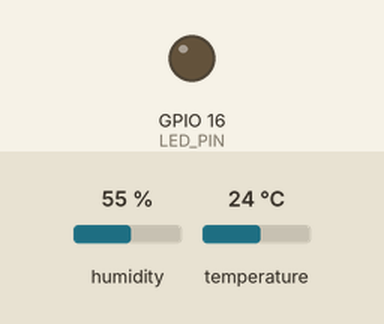
This sketch was run on a simulated ESP32. Shown: output pins drawn as LEDs (lit = HIGH). The inputs (shaded band) are chosen by the test bench; at power-on: humidity 55 %, temperature 24 °C. WiFi joins after 1.5 s; servers stay silent unless stated; uploads are accepted with an empty reply; what the sketch prints to the serial monitor is not drawn. At 2.7 s the program puts the board to deep sleep or switches it off; the recording ends there.

Above: at 0.1 s.
At 1.6 s:
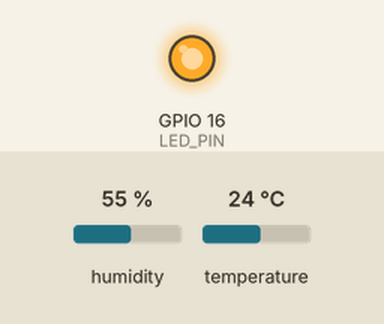
Timing chart, 0 to 2.7 s (numbered marks = the images above):
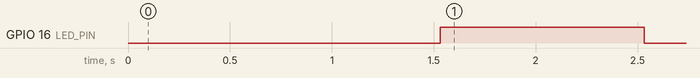

Measured:
- by itself, GPIO 16 (LED_PIN): LOW → HIGH at 1.5 s, → LOW 1.0 s later

The sketch:

KendiAralarindaHaberlesenESP1.ino
```cpp
#include <WiFi.h>
#include <HTTPClient.h>      // ESP-2'ye HTTP ile veri göndermek için
#include <DHT.h>             // DHT11 sensörü için
#include <driver/rtc_io.h>   // Derin uyku için GPIO ayarları
#include <esp_sleep.h>       // esp_sleep_enable_timer_wakeup için gereklidir

// --- Wi-Fi Bilgileri (ESP-2'nin Access Point bilgileri) ---
// Bu bilgiler ESP-2 kodundaki ap_ssid ve ap_password ile BİREBİR AYNI OLMALIDIR!
const char* ssid = "MyESP32Server";       // ESP-2'nin Wi-Fi adı
const char* password = "mypassword";      // ESP-2'nin Wi-Fi şifresi (en az 8 karakter)
// BURADA DİKKAT: serverIP ve serverPort GLOBAL KAPSAMDA OLMALI!
const char* serverIP = "192.168.4.1";     // ESP-2'nin SoftAP IP adresi (GENELLİKLE BU OLUR, ESP-2 Seri Monitörden kontrol edin)
const int serverPort = 80;                // ESP-2'nin dinlediği port (HTTP için standart)

// --- DHT11 Sensör Ayarları ---
#define DHTPIN 15         // DHT11 Data pini bağlı olduğu GPIO
#define DHTTYPE DHT11     // DHT11 sensör tipi
DHT dht(DHTPIN, DHTTYPE);

// --- LED Ayarları ---
#define LED_PIN 16        // Veri okunduğunda yanacak LED'in bağlı olduğu GPIO (GPIO 16 kullanıldı)

// --- Derin Uyku Ayarları ---
#define uS_TO_S_FACTOR 1000000  // Mikrosaniyeyi saniyeye çevirme faktörü
#define TIME_TO_SLEEP 5       // ESP'nin uyuyacağı süre (saniye)

RTC_DATA_ATTR int bootCount = 0; // Uyku modundan kaç kez uyandığımızı saymak için

// --- Fonksiyon Tanımlamaları ---
void sendDataToESP2(float humidity, float temperature);
void enterDeepSleep();

void setup() {
  Serial.begin(115200);
  Serial.println();

  // Uyku modundan uyanma sebebini kontrol et (debug için)
  esp_sleep_wakeup_cause_t wakeup_reason;
  wakeup_reason = esp_sleep_get_wakeup_cause();
  Serial.print("Uyanma Sebebi: ");
  switch(wakeup_reason) {
    case ESP_SLEEP_WAKEUP_EXT0: Serial.println("Harici pin (EXT0)"); break;
    case ESP_SLEEP_WAKEUP_EXT1: Serial.println("Harici pin (EXT1)"); break;
    case ESP_SLEEP_WAKEUP_TIMER: Serial.println("Zamanlayıcı"); break;
    case ESP_SLEEP_WAKEUP_TOUCHPAD: Serial.println("Dokunmatik yüzey"); break;
    case ESP_SLEEP_WAKEUP_ULP: Serial.println("ULP"); break;
    default: Serial.println("Güç sıfırlama veya diğer nedenler"); break;
  }

  ++bootCount;
  Serial.printf("Başlangıç sayısı: %d\n", bootCount);

  pinMode(LED_PIN, OUTPUT);     // LED pinini çıkış olarak ayarla
  digitalWrite(LED_PIN, LOW);   // Başlangıçta LED'i kapat

  dht.begin(); // DHT sensörünü başlat

  Serial.print("ESP-2'nin Wi-Fi ağına bağlanılıyor: ");
  Serial.println(ssid);

  WiFi.begin(ssid, password);
  int attempts = 0;
  while (WiFi.status() != WL_CONNECTED && attempts < 20) { // 10 saniye bekle (20 * 500ms)
    delay(500);
    Serial.print(".");
    attempts++;
  }
  Serial.println("");

  if (WiFi.status() == WL_CONNECTED) {
    Serial.println("Wi-Fi Bağlandı!");
    Serial.print("Kendi IP adresi: ");
    Serial.println(WiFi.localIP());

    // DHT11'den veri oku
    float h = dht.readHumidity();
    float t = dht.readTemperature();

    if (isnan(h) || isnan(t)) {
      Serial.println("DHT sensöründen veri okunamadı!");
    } else {
      Serial.print("Nem: ");
      Serial.print(h);
      Serial.print(" %\t");
      Serial.print("Sıcaklık: ");
      Serial.print(t);
      Serial.println(" *C");

      digitalWrite(LED_PIN, HIGH); // Veri okunduğunda LED'i yak
      delay(1000); // LED'in yanık kalma süresi
      digitalWrite(LED_PIN, LOW);  // LED'i kapat

      // Veriyi ESP-2'ye gönder
      sendDataToESP2(h, t);
    }
  } else {
    Serial.println("Wi-Fi bağlantısı başarısız oldu. ESP-2 AP'si bulunamadı veya şifre yanlış.");
  }

  // İşlem bitti, derin uykuya geç
  enterDeepSleep();
}

void loop() {
  // Bu döngüye erişilmeyecek çünkü setup'tan sonra doğrudan uykuya geçiyoruz
}

void sendDataToESP2(float humidity, float float_temperature) {
  HTTPClient http;
  // serverIP ve serverPort değişkenleri burada doğrudan kullanılabiliyor olmalı
  String serverPath = "http://" + String(serverIP) + ":" + String(serverPort) + "/data"; // serverIP burada kullanılabilir

  // JSON formatında veri oluştur
  String jsonPayload = "{\"humidity\":" + String(humidity) + ",\"temperature\":" + String(float_temperature) + "}";

  Serial.print("ESP-2'ye gönderiliyor: ");
  Serial.println(jsonPayload);

  http.begin(serverPath);
  http.addHeader("Content-Type", "application/json"); // JSON gönderdiğimizi belirt

  int httpResponseCode = http.POST(jsonPayload); // POST isteği gönder

  if (httpResponseCode > 0) {
    Serial.print("HTTP Yanıt Kodu: ");
    Serial.println(httpResponseCode);
    String response = http.getString();
    Serial.println(response);
  } else {
    Serial.print("HTTP İsteği Başarısız Oldu, Hata: ");
    Serial.println(httpResponseCode);
  }
  http.end(); // Bağlantıyı kapat
}

void enterDeepSleep() {
  Serial.println("Derin uykuya geçiliyor...");
  Serial.printf("Sonraki uyanma %d saniye sonra.\n", TIME_TO_SLEEP);

  // Zamanlayıcı ile uyanmayı etkinleştir
  esp_sleep_enable_timer_wakeup(TIME_TO_SLEEP * uS_TO_S_FACTOR);

  // Sadece RTC destekli ve kullanılmayan GPIO'ları deinit edin
  for (int i = 0; i < GPIO_NUM_MAX; i++) {
    gpio_num_t gpio = (gpio_num_t)i;
    if (rtc_gpio_is_valid_gpio(gpio) && gpio != DHTPIN && gpio != LED_PIN) {
      rtc_gpio_deinit(gpio);
    }
  }

  esp_deep_sleep_start(); // Derin uykuya başla
}
```
